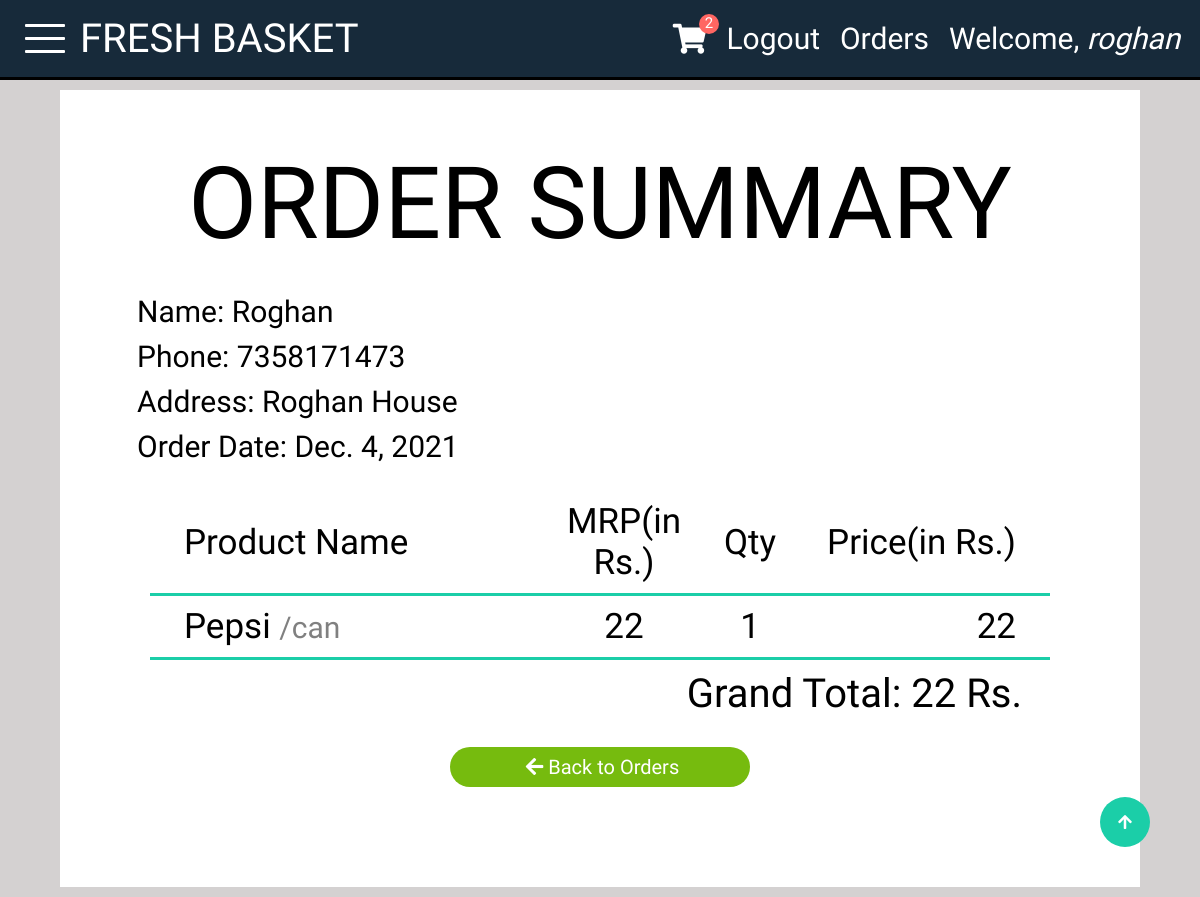
The page /basket_app/ordered/49/ (signed in) on the database its author committed.
### basket_app/models.py (models this page shows, shortened)
class Order(models.Model):
    customer= models.ForeignKey("auth.user", on_delete=models.CASCADE, null=True)
    receiver= models.ForeignKey("Receiver",on_delete=models.CASCADE,null=True)
    order_date= models.DateField(null=True)
    arrival_date= models.DateField(null=True)

class Receiver(models.Model):
    recname= models.CharField(max_length=50,blank=True,null=False)
    address= models.CharField(max_length=256,blank=True,null=False)
    phone= models.CharField(max_length=10,blank=True,null=False)

class OrderItem(models.Model):
    order= models.ForeignKey("Order", on_delete=models.CASCADE, null=True)
    product= models.ForeignKey("Product", on_delete=models.CASCADE, null=True)
    qty= models.PositiveIntegerField(default=1)
    def finalprice(self):
        return self.product.price*self.qty

class Product(models.Model):
    pname= models.CharField(max_length=256)
    category= models.ForeignKey("Category",on_delete=models.CASCADE)
    ppic= models.ImageField(upload_to="product_images",null=True)
    price= models.PositiveIntegerField()
    amount= models.CharField(max_length=20)

### basket_app/views.py (the view)
# urls.py: path('ordered/<int:pk>/',views.OrderSummary.as_view(), name='orderdetail'),
class OrderSummary(DetailView):
    template_name= 'ordered.html'
    model= Order
    context_object_name= "orderr"
    def get_context_data(self,**kwargs):
        context= super().get_context_data(**kwargs)
        context["cat"]= Category.objects.all
        context["count"]= Cart.objects.filter(customer= self.request.user).count()
        order= Order.objects.filter(pk=self.kwargs.get('pk'))
        order= order[0]
        items= OrderItem.objects.filter(order= order)
        context["items"]= items
        total= 0
        for c in items:
            total= total + c.finalprice()
        context["total"]= total
        return context

### templates/ordered.html
{% extends 'base.html' %}
{% block base %}
{% load static %}
<div class="container target">
    <h1 class="heading">ORDER SUMMARY</h1>
    <div class="ordered-info">
        <h1 class="order"><span class="field">Name:</span> {{orderr.receiver.recname}}</h1>
        <h1 class="order"><span class="field">Phone:</span> {{orderr.receiver.phone}}</h1>
        <h1 class="order"><span class="field">Address:</span> {{orderr.receiver.address}}</h1>
        <h1 class="order"><span class="field">Order Date:</span> {{orderr.order_date}}</h1>
    </div>
    <div class="ordered-item">
        <div class="column-names">
            <div class="pname style-2">Product Name</div>
            <div class="pmrp style-1">MRP(in Rs.)</div>
            <div class="pqty style-1">Qty</div>
            <div class="pprice style-3">Price(in Rs.)</div>
        </div>
        <div class="underline"></div>
        {% for item in items %}
            <div class="item-info">
                <h1 class="pname style-2 common">{{item.product.pname}} <span class="pamount">/{{item.product.amount}}</span></h1>
                <h1 class="pmrp style-1 common">{{item.product.price}}</h1>
                <h1 class="pqty style-1 common">{{item.qty}}</h1>
                <h1 class="pprice style-3 common">{{item.finalprice}}</h1>
            </div>
            <div class="underline"></div>
        {% endfor %}
        <h1 class="style-4">Grand Total: {{total}} Rs.</h1>
        <a href="{% url 'basket_app:order' %}">
            <button class="btn green"><i class="fas fa-arrow-left redirect"></i>Back to Orders</button>
        </a>
    </div>
    <a href="#home" class="scroll-up-btn">
        <i class="fas fa-arrow-up"></i>
    </a>
</div>
{% endblock %}

### templates/base.html (shortened to what this page needs)
{% load static %}
<!DOCTYPE html>
<html lang="en">
    <head>
        <link rel="stylesheet" href= "{% static 'css/basket.css' %}">
        <link rel="stylesheet" href="https://cdnjs.cloudflare.com/ajax/libs/font-awesome/5.15.3/css/all.min.css"
crossorigin="anonymous"
 />
    </head>
    <body>
        <div class="taskbar" id="home">
            <div class="part-1">
                {% if user.is_authenticated %}
                    <div class="menu">
                        <div class="line-1 line target"></div>
                        <div class="line-2 line"></div>
                        <div class="line-3 line target"></div>
                    </div>
                    <a href="{% url 'index' %}"class="logo-name">FRESH BASKET</a>
                {% else %}
                    <a href="{% url 'index' %}"class="logo-name">FRESH BASKET</a>
                {% endif %}
            </div>
            <div class="part-2">
                {% if user.is_authenticated %}
                    <div class="cart-sec">
                        <a href="{% url 'basket_app:cart' %}"><i class="fas fa-shopping-cart cart-logo"></i></a>
                        <div class="circle">{{count}}</div>
                    </div>
                    <a class="tb-link" href="{% url 'basket_app:logout' %}">Logout</a>
                    <a class="tb-link" href="{% url 'basket_app:order' %}">Orders</a>
                    <p class="tb-link">Welcome, <span class="italic">{{user.username}}</span></p>
                {% else %}
                    <a class="tb-link" href="{% url 'basket_app:login' %}">Login</a>
                    <a class="tb-link" href="{% url 'sign_up' %}">SIGN UP</a>
                {% endif %}
            </div>
        </div>
        {% block base %}
        {% endblock %}
    </body>
</html>

### static/css/basket.css (style rules this page uses)
* { margin: 0; padding: 0; text-decoration: none; color: white; box-sizing: border-box; font-family: 'Roboto Condensed', sans-serif; border: none; list-style-type: none; }
html { font-size: 62.5%; background-color: rgb(212, 209, 209); scroll-behavior: smooth; }
:root { --darkblue: #172A3A; --lightblue: #1bcea8; --lightgreen: rgb(118, 187, 14); }
.container { display: flex; flex-direction: column; align-items: center; justify-content: center; background-color: white; width: 90vw; height: 100%; margin: 1rem auto; padding: 5rem; transition: all 0.5s; }
.cart-sec { position:relative; }
.cart-logo { margin: 1rem; }
.circle { background-color: #ff6662; border-radius: 100px; color: white; text-align: center; position: absolute; font-size: 1.5rem; width: 2rem; height: 2rem; top: 0rem; right: -0.25rem; }
.btn { width: 25vw; height: 4rem; font-size: 2rem; border-radius: 25px; margin: 2rem 0 5rem 0; display: flex; flex-direction: row; align-items: center; justify-content: center; cursor: pointer; color: white; background-color: #19af8f; }
.redirect { color: white; font-size: 2rem; margin: 0.5rem; }
.green { background-color: rgb(118, 187, 14); }
.taskbar { width: 100%; height: 8rem; border-bottom: black solid; background-color: var(--darkblue); font-size: 3rem; position: relative; display: flex; justify-content: space-between; align-items: center; padding: 1rem 1rem; z-index: 200; }
.tb-link { padding: 1rem; }
.part-1 { display: flex; align-items: center; justify-content: center; }
.part-2 { display: flex; align-items: center; justify-content: center; }
.logo-name { font-size: 4rem; }
.menu { height: 7rem; width: 7rem; cursor: pointer; display: flex; flex-direction: column; align-items: center; justify-content: center; }
.line { width: 4rem; height: 0.3rem; background-color: white; margin: 0.5rem; border-radius: 1px; transition: all 0.3s; }
::placeholder { color: white; }
.italic { font-style: italic; }
.heading { text-align: center; color: black; font-size: 10rem; font-weight: 200; padding: 0.5rem; }
.item-info { display: flex; flex-direction: row; align-items: center; justify-content: flex-start; }
.order { color: black; font-size: 3rem; font-weight: 200; padding: 0.5rem; }
.field { color: black; font-weight: 500; }
.ordered-info { display: flex; flex-direction: column; align-items: flex-start; justify-content: center; width: 80vw; height: auto; border-radius: 15px; margin: 1rem; padding: 1vw; }
.ordered-item { width: 80vw; display: flex; flex-direction: column; align-items: center; justify-content: center; }
.column-names { display: flex; flex-direction: row; align-items: center; justify-content: center; }
.style-1 { text-align: center; font-size: 3.5rem; color: black; font-weight: 400; padding: 1rem; }
.style-2 { text-align: start; font-size: 3.5rem; font-weight: 400; color: black; padding: 1rem; }
.style-3 { text-align: end; font-size: 3.5rem; font-weight: 400; color: black; padding: 1rem; }
.style-4 { width: 72vw; text-align: end; font-size: 4rem; font-weight: 500; color: black; padding: 1rem; }
.common { font-weight: 200; }
.pname { width: 30vw; }
.pamount { font-size: 3rem; font-weight: 200; color: grey; }
.pmrp { width: 15vw; }
.pqty { width: 6vw; }
.pprice { width: 20vw; }
.underline { width: 75vw; height: 0.3rem; background-color: var(--lightblue); }
.scroll-up-btn { width: 5rem; height: 5rem; border-radius: 50%; background-color: var(--lightblue); position: fixed; bottom: 5rem; right: 5rem; font-size: 1.6rem; color: #fff; display: flex; align-items: center; justify-content: center; transition: all 0.5s; }

### rows shown on the page
Order: receiver.recname "Roghan", receiver.phone "7358171473", receiver.address "Roghan House", order_date "Dec. 4, 2021"
OrderItem: product.pname "Pepsi", product.amount "can", product.price "22", qty "1", finalprice "22"

### other values the page prints
{{ count }} "2"
{{ user.username }} "roghan"
{{ total }} "22"
